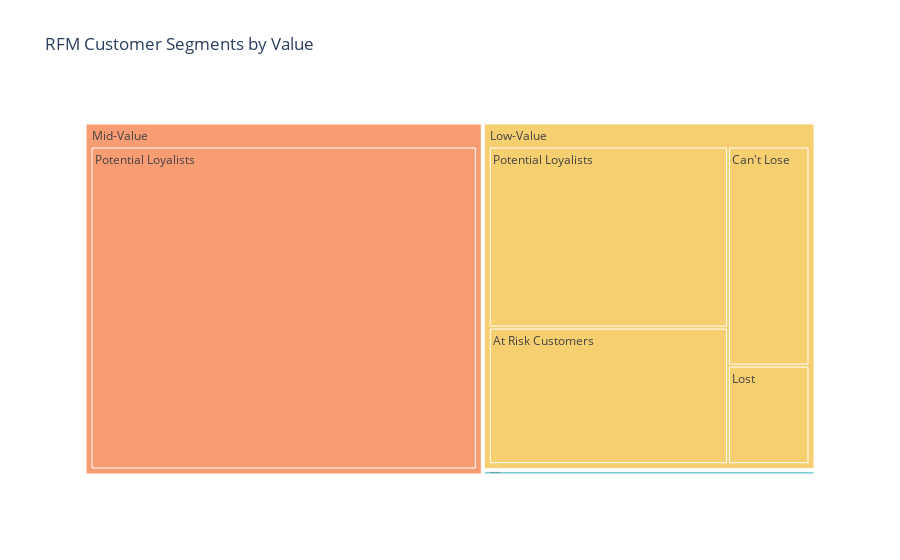

The code cell stored with this chart in its notebook:
### Code cell
import warnings
warnings.filterwarnings('ignore')
segment_product_counts = rfm_df.groupby(['Value Segment', 'RFM Customer Segments']).size().reset_index(name='Count')

segment_product_counts = segment_product_counts.sort_values('Count', ascending=False)

fig_treemap_segment_product = px.treemap(segment_product_counts, 
                                         path=['Value Segment', 'RFM Customer Segments'], 
                                         values='Count',
                                         color='Value Segment', color_discrete_sequence=px.colors.qualitative.Pastel,
                                         title='RFM Customer Segments by Value')
fig_treemap_segment_product.show()

### Figure 1 — Plotly figure (JSON) as saved in the notebook; plotly's stock layout.template omitted (floating-point values rounded to 4 significant figures)
{"data": [{"branchvalues": "total", "customdata": [["High-Value"], ["Low-Value"], ["Low-Value"], ["Mid-Value"], ["High-Value"], ["Mid-Value"], ["High-Value"], ["Low-Value"], ["Mid-Value"], ["Mid-Value"], ["Low-Value"], ["High-Value"], ["Low-Value"], ["Mid-Value"], ["High-Value"], ["Low-Value"], ["Mid-Value"], ["High-Value"]], "domain": {"x": [0, 1], "y": [0, 1]}, "hovertemplate": "labels=%{label}<br>Count=%{value}<br>parent=%{parent}<br>id=%{id}<br>Value Segment=%{customdata[0]}<extra></extra>", "ids": ["High-Value/Can't Lose", "Low-Value/Champions", "Low-Value/Potential Loyalists", "Mid-Value/Potential Loyalists", "High-Value/Potential Loyalists", "Mid-Value/At Risk Customers", "High-Value/At Risk Customers", "Low-Value/Can't Lose", "Mid-Value/Can't Lose", "Mid-Value/Champions", "Low-Value/At Risk Customers", "High-Value/Champions", "Low-Value/Lost", "Mid-Value/Lost", "High-Value/Lost", "Low-Value", "Mid-Value", "High-Value"], "labels": ["Can't Lose", "Champions", "Potential Loyalists", "Potential Loyalists", "Potential Loyalists", "At Risk Customers", "At Risk Customers", "Can't Lose", "Can't Lose", "Champions", "At Risk Customers", "Champions", "Lost", "Lost", "Lost", "Low-Value", "Mid-Value", "High-Value"], "marker": {"colors": ["rgb(102, 197, 204)", "rgb(246, 207, 113)", "rgb(246, 207, 113)", "rgb(248, 156, 116)", "rgb(102, 197, 204)", "rgb(248, 156, 116)", "rgb(102, 197, 204)", "rgb(246, 207, 113)", "rgb(248, 156, 116)", "rgb(248, 156, 116)", "rgb(246, 207, 113)", "rgb(102, 197, 204)", "rgb(246, 207, 113)", "rgb(248, 156, 116)", "rgb(102, 197, 204)", "rgb(246, 207, 113)", "rgb(248, 156, 116)", "rgb(102, 197, 204)"]}, "name": "", "parents": ["High-Value", "Low-Value", "Low-Value", "Mid-Value", "High-Value", "Mid-Value", "High-Value", "Low-Value", "Mid-Value", "Mid-Value", "Low-Value", "High-Value", "Low-Value", "Mid-Value", "High-Value", "", "", ""], "type": "treemap", "values": [0, 0, 582, 1664, 6, 0, 0, 240, 0, 0, 439, 15, 108, 0, 0, 1369, 1664, 21]}], "layout": {"legend": {"tracegroupgap": 0}, "title": {"text": "RFM Customer Segments by Value"}, "treemapcolorway": ["rgb(102, 197, 204)", "rgb(246, 207, 113)", "rgb(248, 156, 116)", "rgb(220, 176, 242)", "rgb(135, 197, 95)", "rgb(158, 185, 243)", "rgb(254, 136, 177)", "rgb(201, 219, 116)", "rgb(139, 224, 164)", "rgb(180, 151, 231)", "rgb(179, 179, 179)"]}}
